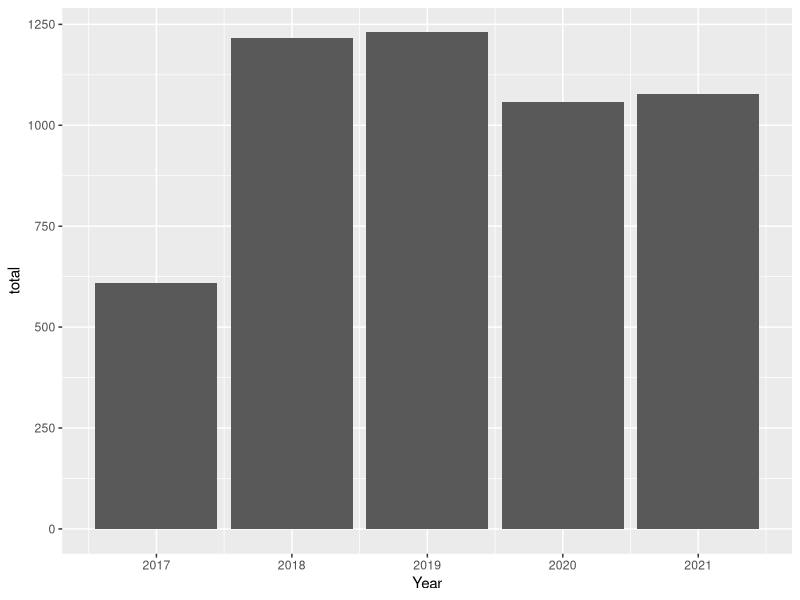
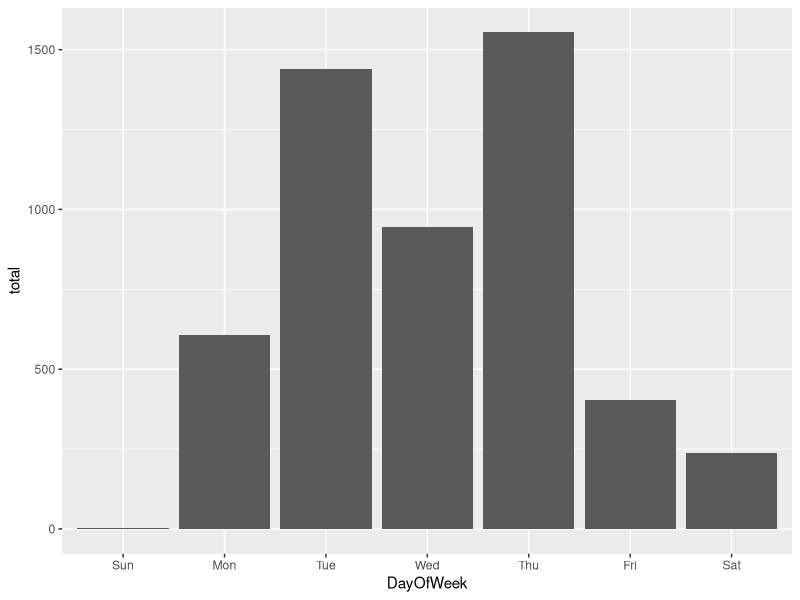
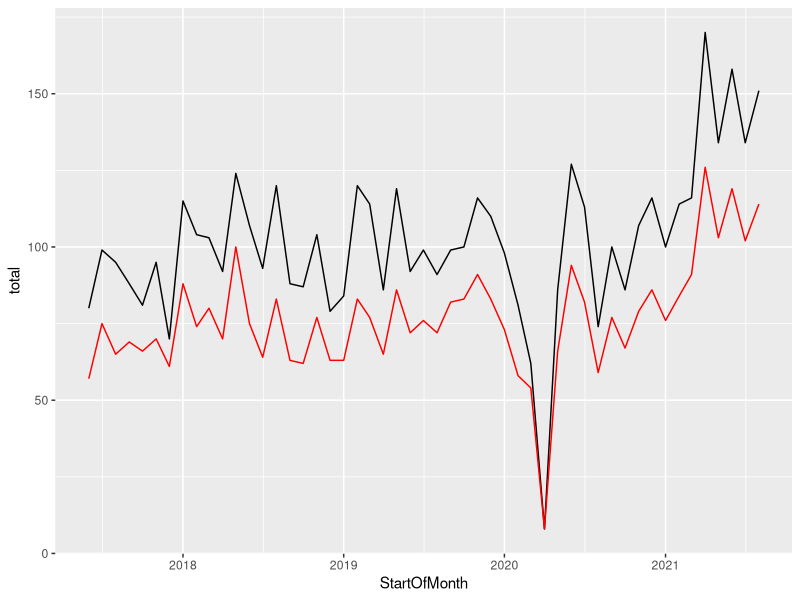
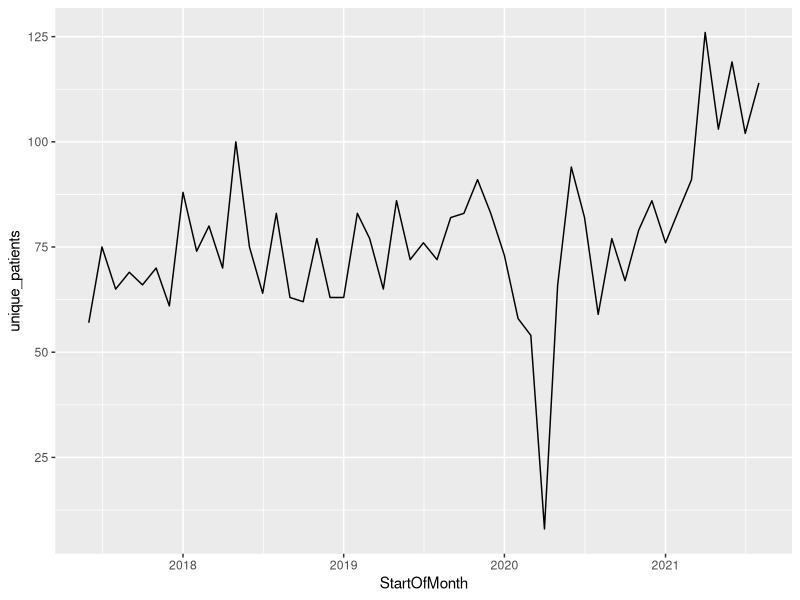
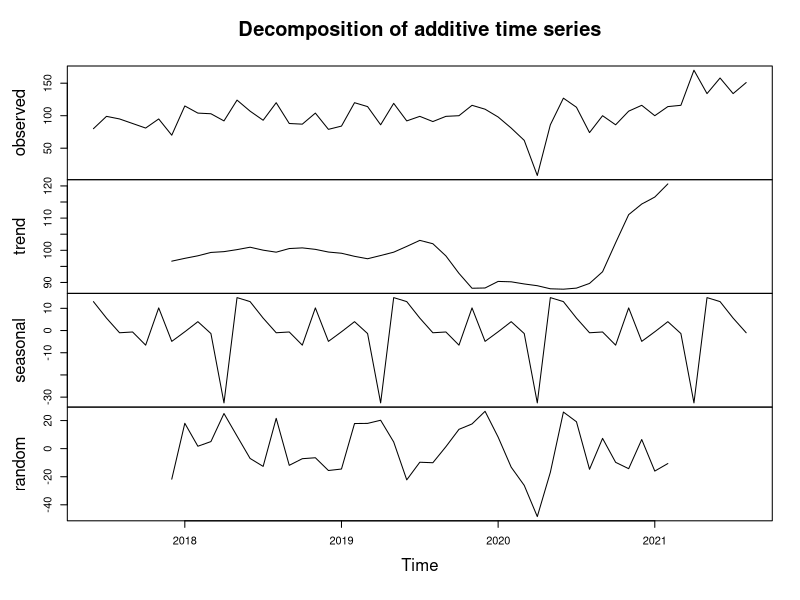
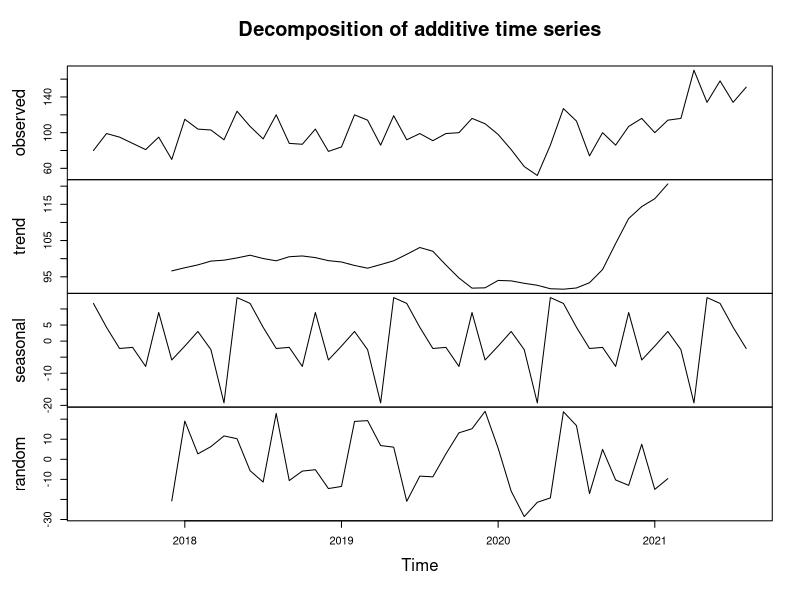
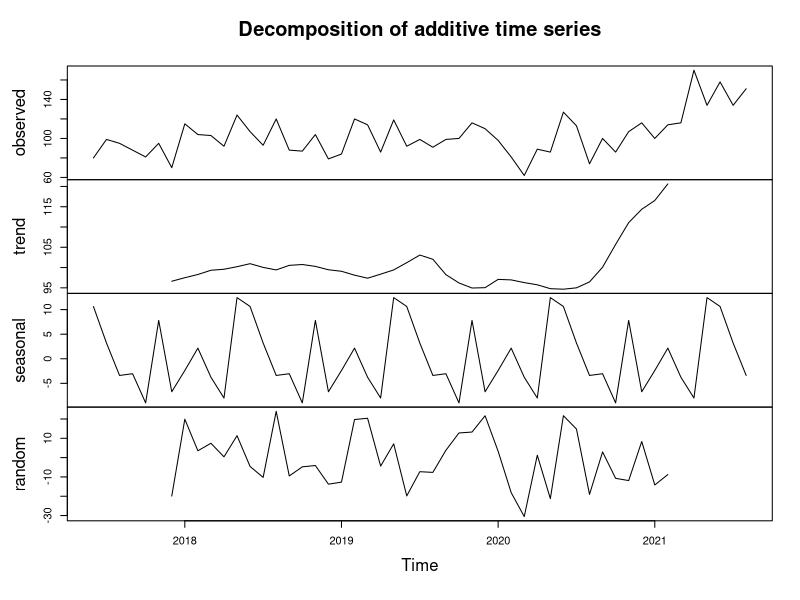
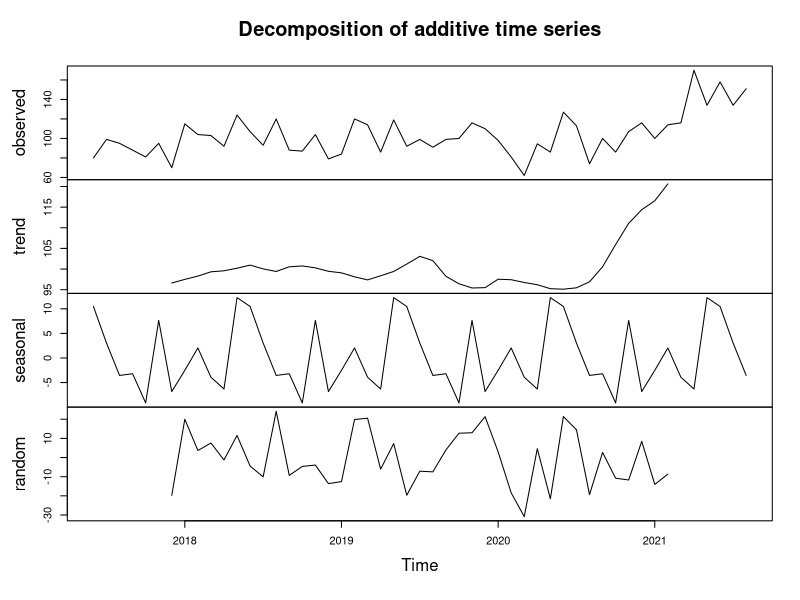

Reproduce these figures in R, in order.
library(tidyverse)
library(lubridate)
all_vists <- read.csv('Data/DentalIntelFiles/DentalIntelFiles_all_vists.csv')

all_vists_dated <- all_vists %>% 
  mutate(
    AppointmentDate2 = as_date(mdy_hm(AppointmentDate, tz = NULL)),
    DayOfWeek = wday(AppointmentDate2, label = TRUE),
    StartOfMonth = floor_date(AppointmentDate2, unit = 'month'),
    Day = day(AppointmentDate2),
    Month = month(AppointmentDate2, label = TRUE),
    Year = year(AppointmentDate2) 
  )

all_vists_dated %>% 
  group_by(Year) %>% 
  summarise(total = n()) %>% 
  ggplot()+
  geom_histogram(aes(x = Year, y = total), stat = 'identity')


all_vists_dated %>% 
  group_by(DayOfWeek) %>% 
  summarise(total = n()) %>% 
  ggplot()+
  geom_bar(aes(x = DayOfWeek, y = total), stat = 'identity')

all_vists_dated %>% 
  group_by(StartOfMonth) %>% 
  summarise(total = n()) %>% 
  ggplot()+
  geom_line(aes(x = StartOfMonth, y = total), stat = 'identity')+
  geom_line(data = all_vists_dated %>% 
              group_by(StartOfMonth) %>% 
              summarise(unique_patients = length(unique(PatientId))), 
            aes( x =StartOfMonth, y = unique_patients), color = 'red')


all_vists_dated %>% 
  group_by(StartOfMonth) %>% 
  summarise(unique_patients = length(unique(PatientId))) %>% 
  ggplot()+
  geom_line(aes(x = StartOfMonth, y = unique_patients))


### All Visits Time Series Analysis 

#### Original Model

all_vists_ts <- all_vists_dated %>% 
  group_by(StartOfMonth) %>% 
  summarise(count = (n())) %>% 
  pull(count) %>% 
  ts(start = c(2017,6), frequency = 12)


all_vists_ts_decompsed <- decompose(all_vists_ts)
plot(all_vists_ts_decompsed)



#### New Model with Outlier Fix t_diff = 1
all_vists_ts_fix_1 <- all_vists_ts
all_vists_ts_fix_1[35] <- mean(all_vists_ts_fix_1[c(34,35:36)])

all_vists_ts_1_decompsed <- decompose(all_vists_ts_fix_1)
plot(all_vists_ts_1_decompsed)


#### New Model with Outlier Fix t_diff = 2
all_vists_ts_fix_2 <- all_vists_ts
all_vists_ts_fix_2[35] <- mean(all_vists_ts_fix_2[c(33:34,36:37)])

all_vists_ts_2_decompsed <- decompose(all_vists_ts_fix_2)
plot(all_vists_ts_2_decompsed)

#### New Model with Outlier Fix t_diff = 3
all_vists_ts_fix_3 <- all_vists_ts
all_vists_ts_fix_3[35] <- mean(all_vists_ts_fix_3[c(32:34,36:38)])

all_vists_ts_3_decompsed <- decompose(all_vists_ts_fix_3)
plot(all_vists_ts_3_decompsed)

#### New Model with Outlier Fix t_diff = 4
all_vists_ts_fix_4 <- all_vists_ts
all_vists_ts_fix_4[35] <- mean(all_vists_ts_fix_4[c(31:34,36:39)])

all_vists_ts_4_decompsed <- decompose(all_vists_ts_fix_4)
plot(all_vists_ts_4_decompsed)

#### New Model with Outlier Fix t_diff = 4
all_vists_ts_fix_4 <- all_vists_ts
all_vists_ts_fix_4[35] <- mean(all_vists_ts_fix_4[c(31:34,36:39)])

all_vists_ts_4_decompsed <- decompose(all_vists_ts_fix_4)
plot(all_vists_ts_4_decompsed)

#### New Model with Outlier Fix t_diff = 12
all_vists_ts_fix_12 <- all_vists_ts
all_vists_ts_fix_12[35] <- mean(all_vists_ts_fix_12[c(21:34,36:47)])

all_vists_ts_12_decompsed <- decompose(all_vists_ts_fix_12)
plot(all_vists_ts_12_decompsed)



